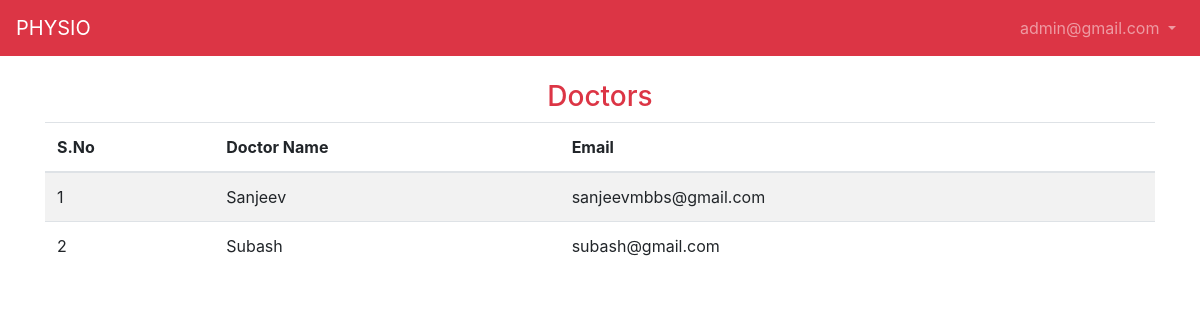
The page /admin/doctors.php (signed in) on the database its author committed.
### tables this page shows
CREATE TABLE `doctor` (
  `id` int(7) NOT NULL,
  `name` varchar(25) NOT NULL,
  `email` varchar(25) NOT NULL,
  `password` varchar(25) NOT NULL
);

### admin/doctors.php (the view, shortened to what this page needs)
<?php
include_once("../config.php");
?>
<!DOCTYPE html>
<html lang="en">
<head>
    <link rel="stylesheet" href="https://maxcdn.bootstrapcdn.com/bootstrap/4.0.0/css/bootstrap.min.css">
    <link rel="stylesheet" href="https://stackpath.bootstrapcdn.com/font-awesome/4.7.0/css/font-awesome.min.css">
    <link rel="stylesheet" href="../assets/style.css">
</head>
<body>
    <header>
        <nav class="navbar navbar-expand-lg navbar-dark bg-danger">
            <a class="navbar-brand" href="#">PHYSIO</a>
            <div class="collapse navbar-collapse" id="navbarSupportedContent">
                <ul class="navbar-nav ml-auto">
                    <li class="nav-item dropdown">
                        <a class="nav-link dropdown-toggle" href="#" id="navbarDropdown" role="button" data-toggle="dropdown" aria-haspopup="true" aria-expanded="false">
                            <?php echo $_SESSION["admin"]; ?>
                        </a>
                    </li>
                </ul>
            </div>
        </nav>
    </header>
    <main>
        <div class="container mt-4">
            <div class="row">
                <div class="col">
                    <h3 class="text-center text-danger">Doctors</h3>
                    <table class="table table-striped">
                        <thead>
                            <tr>
                                <th>S.No</th>
                                <th>Doctor Name</th>
                                <th>Email</th>
                            </tr>
                        </thead>
                        <tbody>
                            <?php
                                $sql = "select * from doctor";
                                $run = mysqli_query($con, $sql);
                                $i=1;
                                foreach ($run as $doc) {
                                echo '<tr><td>'.$i.'</td><td>'.$doc["name"].'</td><td>'.$doc["email"].'</td></tr>';
                                $i++;
                                }
                            ?>
                        </tbody>
                    </table>
                </div>
            </div>
        </div>
    </main>
</body>
</html>

### rows shown on the page
doctor: name "Sanjeev", email "sanjeevmbbs@gmail.com"
doctor: name "Subash", email "subash@gmail.com"

### other values the page prints
$_SESSION["admin"] "admin@gmail.com"
